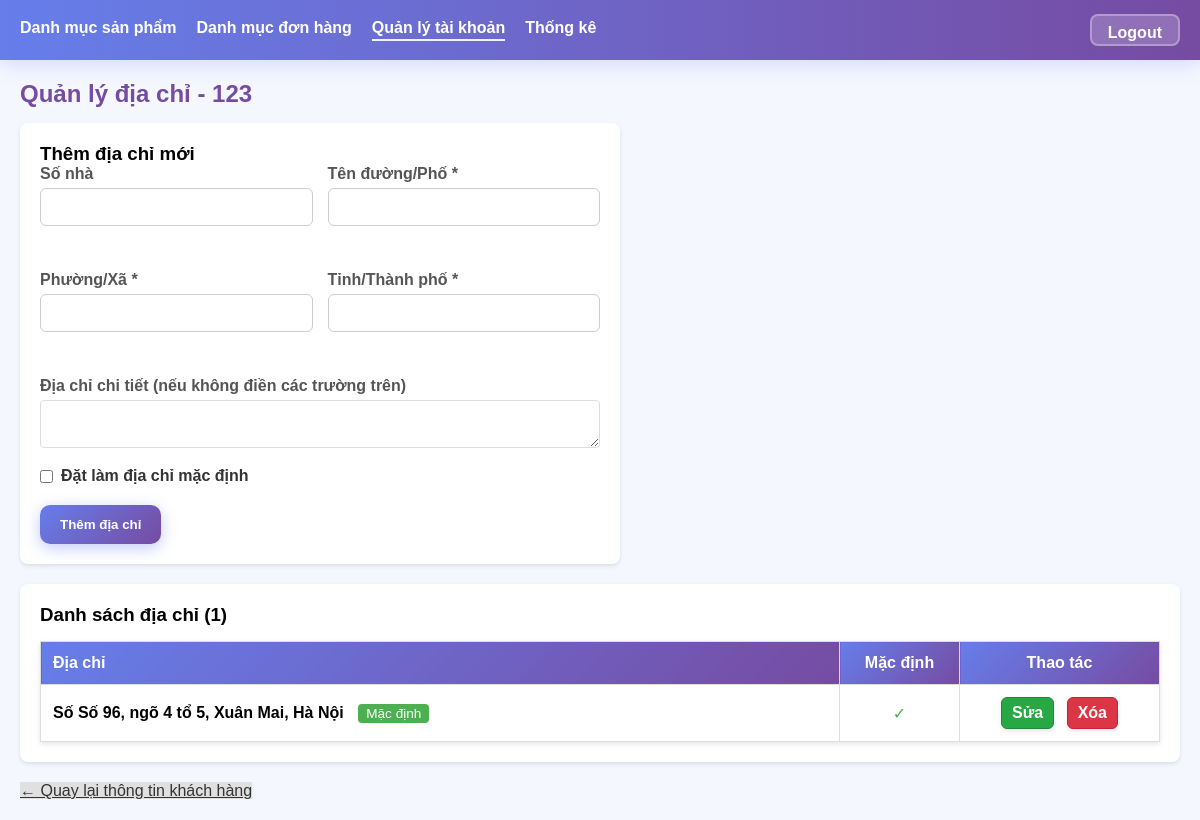
Page /admin/manage_addresses.php?khach_hang_id=1 (signed in) on the committed database.
### tables this page shows
CREATE TABLE `khach_hang` (
  `id` int(11) NOT NULL,
  `user_id` int(11) DEFAULT NULL,
  `ho_ten` varchar(100) NOT NULL,
  `so_dien_thoai` varchar(20) NOT NULL,
  `email` varchar(100) DEFAULT NULL,
  `created_at` datetime DEFAULT current_timestamp()
);

CREATE TABLE `dia_chi` (
  `id` int(11) NOT NULL,
  `khach_hang_id` int(11) NOT NULL,
  `dia_chi_chi_tiet` text DEFAULT NULL COMMENT 'Địa chỉ chi tiết (có thể chứa số nhà và tên đường nếu chưa tách)',
  `so_nha` varchar(50) DEFAULT NULL COMMENT 'Số nhà',
  `ten_duong` varchar(200) DEFAULT NULL COMMENT 'Tên đường/phố',
  `phuong_xa` varchar(100) DEFAULT NULL COMMENT 'Phường/Xã',
  `tinh_thanh` varchar(100) DEFAULT NULL COMMENT 'Tỉnh/Thành phố',
  `mac_dinh` tinyint(1) DEFAULT 0,
  `created_at` datetime DEFAULT current_timestamp()
);

### classes/autoload.php (called while the page is built, shortened)
<?php
spl_autoload_register(function ($class) {
    $baseDir = __DIR__ . '/';
    $classMap = [
        'Database' => 'Database.php',
        'SanPham' => 'SanPham.php',
        'KhachHang' => 'KhachHang.php',
        'DiaChi' => 'DiaChi.php',
        'DonHang' => 'DonHang.php',
        'DonHangChiTiet' => 'DonHangChiTiet.php',
        'SanPhamRepository' => 'repositories/SanPhamRepository.php',
        'KhachHangRepository' => 'repositories/KhachHangRepository.php',
        'DiaChiRepository' => 'repositories/DiaChiRepository.php',
        'DonHangRepository' => 'repositories/DonHangRepository.php',
        'StatisticsService' => 'services/StatisticsService.php',
        'InvoiceGenerator' => 'services/InvoiceGenerator.php',
    ];
});

### classes/Database.php (called while the page is built, shortened)
<?php
class Database {
    private static $instance = null;
    private $connection;
    private function __construct() {
        try {
            $this->connection = new PDO(
                "mysql:host=" . DATABASE_SERVER . ";dbname=" . DATABASE_NAME . ";charset=utf8mb4",
                DATABASE_USER,
                DATABASE_PASSWORD,
                [
                    PDO::ATTR_ERRMODE => PDO::ERRMODE_EXCEPTION,
                    PDO::ATTR_DEFAULT_FETCH_MODE => PDO::FETCH_ASSOC,
                    PDO::ATTR_EMULATE_PREPARES => false
                ]
            );
        } catch(PDOException $e) {
            throw new Exception("Connection failed: " . $e->getMessage());
        }
    }
    public static function getInstance() {
        if (self::$instance === null) {
            self::$instance = new self();
        }
        return self::$instance;
    }
    public function getConnection() {
        return $this->connection;
    }
}

### classes/repositories/KhachHangRepository.php (called while the page is built, shortened)
<?php
require_once __DIR__ . '/../Database.php';
require_once __DIR__ . '/../KhachHang.php';
class KhachHangRepository {
    private $db;
    public function __construct() {
        $this->db = Database::getInstance()->getConnection();
    }
    public function findById($id) {
        $sql = 'SELECT * FROM khach_hang WHERE id = :id';
        $stmt = $this->db->prepare($sql);
        $stmt->execute([':id' => $id]);
        $row = $stmt->fetch();
        return $row ? $this->mapToObject($row) : null;
    }
    private function mapToObject($row) {
        return new KhachHang(
            $row['id'],
            $row['ho_ten'],
            $row['so_dien_thoai'],
            $row['email'] ?? null,
            $row['created_at'] ?? null
        );
    }
}

### classes/KhachHang.php (called while the page is built, shortened)
<?php
class KhachHang {
    private $ho_ten;
    public function __construct($id = null, $ho_ten = null, $so_dien_thoai = null, $email = null, $created_at = null) {
        $this->ho_ten = $ho_ten;
    }
    public function getHoTen() { return $this->ho_ten; }
}

### classes/repositories/DiaChiRepository.php (called while the page is built, shortened)
<?php
require_once __DIR__ . '/../Database.php';
require_once __DIR__ . '/../DiaChi.php';
class DiaChiRepository {
    private $db;
    public function __construct() {
        $this->db = Database::getInstance()->getConnection();
    }
    public function findAllByKhachHangId($khach_hang_id) {
        $sql = 'SELECT * FROM dia_chi WHERE khach_hang_id = :khach_hang_id ORDER BY mac_dinh DESC, created_at DESC';
        $stmt = $this->db->prepare($sql);
        $stmt->execute([':khach_hang_id' => $khach_hang_id]);
        $rows = $stmt->fetchAll();
        $results = [];
        foreach ($rows as $row) {
            $results[] = $this->mapToObject($row);
        }
        return $results;
    }
    private function mapToObject($row) {
        return new DiaChi(
            $row['id'],
            $row['khach_hang_id'],
            $row['dia_chi_chi_tiet'] ?? null,
            $row['so_nha'] ?? null,
            $row['ten_duong'] ?? null,
            $row['phuong_xa'] ?? null,
            $row['tinh_thanh'] ?? null,
            $row['mac_dinh'] ?? 0,
            $row['created_at'] ?? null
        );
    }
}

### classes/DiaChi.php (called while the page is built, shortened)
<?php
class DiaChi {
    private $id;
    private $so_nha;
    private $ten_duong;
    private $phuong_xa;
    private $tinh_thanh;
    private $mac_dinh;
    public function __construct($id = null, $khach_hang_id = null, $dia_chi_chi_tiet = null,
                                $so_nha = null, $ten_duong = null, $phuong_xa = null,
                                $tinh_thanh = null,
                                $mac_dinh = 0, $created_at = null) {
        $this->id = $id;
        $this->so_nha = $so_nha;
        $this->ten_duong = $ten_duong;
        $this->phuong_xa = $phuong_xa;
        $this->tinh_thanh = $tinh_thanh;
        $this->mac_dinh = $mac_dinh;
    }
    public function getId() { return $this->id; }
    public function getMacDinh() { return $this->mac_dinh; }
    public function getDiaChiDayDu() {
        $parts = array_filter([
            $this->so_nha ? 'Số ' . $this->so_nha : null,
            $this->ten_duong,
            $this->phuong_xa,
            $this->tinh_thanh
        ]);
        return implode(', ', $parts);
    }
}

### admin/manage_addresses.php (the view, shortened to what this page needs)
<?php
$khach_hang_id = isset($_GET['khach_hang_id']) ? intval($_GET['khach_hang_id']) : 0;
$khachHangRepo = new KhachHangRepository();
$khachHang = $khachHangRepo->findById($khach_hang_id);
$diaChiRepo = new DiaChiRepository();
$editing_id = isset($_GET['edit']) ? intval($_GET['edit']) : 0;
$editing_diaChi = null;
$diaChiList = $diaChiRepo->findAllByKhachHangId($khach_hang_id);
?>
<!doctype html>
<html lang="vi">
<head>
  <link rel="stylesheet" href="../CSS/styles_admin.css">
</head>
<body>
  <div class="navbar">
    <div class="menu">
      <a href="san_pham_admin.php">Danh mục sản phẩm</a>
      <a href="don_hang_admin.php">Danh mục đơn hàng</a>
      <a href="user_admin.php" class="active">Quản lý tài khoản</a>
      <a href="thong_ke_doanh_thu.php">Thống kê</a>
    </div>
    <a href="../auth/logout.php" class="logout-btn">Logout</a>
  </div>
  <div class="container">
    <h2>Quản lý địa chỉ - <?= htmlspecialchars($khachHang->getHoTen()) ?></h2>
    <div class="form-container" style="margin-bottom: 20px;">
      <h3><?= $editing_id > 0 ? 'Sửa địa chỉ' : 'Thêm địa chỉ mới' ?></h3>
      <form method="post">
        <div class="address-form-grid">
          <div class="form-group">
            <label class="form-label">Số nhà</label>
            <input type="text" name="so_nha" value="<?= htmlspecialchars($_POST['so_nha'] ?? $editing_diaChi?->getSoNha() ?? '') ?>"
                   class="form-input">
          </div>
          <div class="form-group">
            <label class="form-label">Tên đường/Phố *</label>
            <input type="text" name="ten_duong" value="<?= htmlspecialchars($_POST['ten_duong'] ?? $editing_diaChi?->getTenDuong() ?? '') ?>"
                   required class="form-input">
          </div>
          <div class="form-group">
            <label class="form-label">Phường/Xã *</label>
            <input type="text" name="phuong_xa" value="<?= htmlspecialchars($_POST['phuong_xa'] ?? $editing_diaChi?->getPhuongXa() ?? '') ?>"
                   required class="form-input">
          </div>
          <div class="form-group">
            <label class="form-label">Tỉnh/Thành phố *</label>
            <input type="text" name="tinh_thanh" value="<?= htmlspecialchars($_POST['tinh_thanh'] ?? $editing_diaChi?->getTinhThanh() ?? '') ?>"
                   required class="form-input">
          </div>
        </div>
        <div class="form-group">
          <label class="form-label">Địa chỉ chi tiết (nếu không điền các trường trên)</label>
          <textarea name="dia_chi_chi_tiet" rows="2" class="form-textarea"><?= htmlspecialchars($_POST['dia_chi_chi_tiet'] ?? $editing_diaChi?->getDiaChiChiTiet() ?? '') ?></textarea>
        </div>
        <div class="form-group">
          <label class="checkbox-label">
            <input type="checkbox" name="mac_dinh" value="1" <?= ($_POST['mac_dinh'] ?? $editing_diaChi?->getMacDinh() ?? 0) ? 'checked' : '' ?>>
            <span>Đặt làm địa chỉ mặc định</span>
          </label>
        </div>
        <div class="form-actions">
          <button type="submit" class="btn-add-new"><?= $editing_id > 0 ? 'Cập nhật' : 'Thêm địa chỉ' ?></button>
        </div>
      </form>
    </div>
    <div class="address-list-container">
      <h3>Danh sách địa chỉ (<?= count($diaChiList) ?>)</h3>
      <?php if (empty($diaChiList)): ?>
        <p class="empty-message">Chưa có địa chỉ nào</p>
      <?php else: ?>
        <table class="address-table">
          <thead>
            <tr>
              <th>Địa chỉ</th>
              <th class="center" style="width: 120px;">Mặc định</th>
              <th class="center" style="width: 200px;">Thao tác</th>
            </tr>
          </thead>
          <tbody>
            <?php foreach ($diaChiList as $dc): ?>
            <tr>
              <td>
                <strong><?= htmlspecialchars($dc->getDiaChiDayDu()) ?></strong>
                <?php if ($dc->getMacDinh()): ?>
                  <span class="address-default-badge">Mặc định</span>
                <?php endif; ?>
              </td>
              <td class="center">
                <?php if ($dc->getMacDinh()): ?>
                  <span style="color: #4caf50;">✓</span>
                <?php else: ?>
                  <a href="manage_addresses.php?khach_hang_id=<?= $khach_hang_id ?>&set_default=<?= $dc->getId() ?>"
                     onclick="return confirm('Đặt địa chỉ này làm mặc định?')"
                     class="address-link">Đặt mặc định</a>
                <?php endif; ?>
              </td>
              <td class="center">
                <a href="manage_addresses.php?khach_hang_id=<?= $khach_hang_id ?>&edit=<?= $dc->getId() ?>"
                   class="btn btn-info">Sửa</a>
                <a href="manage_addresses.php?khach_hang_id=<?= $khach_hang_id ?>&delete=<?= $dc->getId() ?>"
                   class="btn btn-danger"
                   onclick="return confirm('Bạn có chắc chắn muốn xóa địa chỉ này?')">Xóa</a>
              </td>
            </tr>
            <?php endforeach; ?>
          </tbody>
        </table>
      <?php endif; ?>
    </div>
    <div style="margin-top: 20px;">
      <a href="edit_customer.php?id=<?= $khach_hang_id ?>" class="btn btn-secondary">
        ← Quay lại thông tin khách hàng
      </a>
    </div>
  </div>
</body>
</html>

### CSS/styles_admin.css (style rules this page uses)
* { box-sizing: border-box; margin: 0; padding: 0; font-family: Arial, sans-serif; }
:root { --admin-bg: #f5f7ff; --admin-panel: #ffffff; --admin-primary: #667eea; --admin-primary-700: #764ba2; --admin-accent: #9c88ff; --admin-gradient: linear-gradient(135deg, #667eea 0%, #764ba2 100%); --admin-gradient-horizontal: linear-gradient(90deg, #667eea 0%, #764ba2 100%); }
body { background-color: var(--admin-bg); }
.navbar { position: sticky; top: 0; z-index: 1000; background: var(--admin-gradient-horizontal); padding: 14px 20px; display: flex; justify-content: space-between; align-items: center; box-shadow: 0 4px 20px rgba(102, 126, 234, 0.25); }
.navbar .menu { display: flex; gap: 20px; }
.navbar a { text-decoration: none; color: #ffffff; font-weight: 700; transition: 0.18s ease; padding-bottom: 2px; }
.navbar a.active { border-bottom: 2px solid rgba(255,255,255,0.9); }
.logout-btn { background: rgba(255, 255, 255, 0.2); border: 2px solid rgba(255, 255, 255, 0.3); color: white; padding: 8px 16px; border-radius: 8px; cursor: pointer; font-weight: 600; transition: all 0.3s ease; text-decoration: none; backdrop-filter: blur(10px); }
.container { padding: 20px; }
h2 { margin-bottom: 15px; color: var(--admin-primary-700); }
table { width: 100%; border-collapse: collapse; background-color: #fff; box-shadow: 0 2px 5px rgba(0,0,0,0.1); }
th, td { padding: 12px; text-align: left; border-bottom: 1px solid #ddd; }
th { background-color: var(--admin-primary-700); color: white; }
.btn-add-new { margin-top: 0; background: var(--admin-gradient); border: none; color: #fff; padding: 12px 20px; border-radius: 10px; cursor: pointer; font-weight: 700; float: right; transition: all 0.3s ease; text-decoration: none; box-shadow: 0 4px 15px rgba(102, 126, 234, 0.4); }
th { background: var(--admin-gradient) !important; color: white !important; }
label { display: block; margin-bottom: 6px; font-weight: bold; color: #333; }
input[type="text"], input[type="number"], input[type="file"] { width: 100%; padding: 10px; margin-bottom: 15px; border: 1px solid #ccc; border-radius: 6px; font-size: 14px; }
td a.btn { text-decoration: none; font-weight: 700; padding: 6px 10px; border-radius: 6px; margin: 0 4px; display: inline-block; box-shadow: 0 2px 4px rgba(0, 0, 0, 0.1); transition: background 0.2s, transform 0.2s; }
.btn-info { color: #ffffff; background-color: var(--success, #28a745); border: 1px solid var(--success, #218838); }
.btn-danger { color: #ffffff; background-color: var(--danger, #dc3545); border: 1px solid var(--danger, #c82333); }
.form-container { background: #fff; padding: 20px; border-radius: 8px; box-shadow: 0 2px 4px rgba(0,0,0,0.1); max-width: 600px; }
.form-group { margin-bottom: 15px; }
.form-label { display: block; margin-bottom: 5px; font-weight: bold; color: #555; }
.form-input { width: 100%; padding: 8px; border: 1px solid #ddd; border-radius: 4px; }
.form-actions { margin-top: 20px; display: flex; gap: 10px; }
.btn-secondary { background: #e0e0e0; color: #333; }
.address-form-grid { display: grid; grid-template-columns: 1fr 1fr; gap: 15px; margin-bottom: 15px; }
.form-textarea { width: 100%; padding: 8px; border: 1px solid #ddd; border-radius: 4px; resize: vertical; }
.checkbox-label { display: flex; align-items: center; gap: 8px; cursor: pointer; }
.address-list-container { background: #fff; padding: 20px; border-radius: 8px; box-shadow: 0 2px 4px rgba(0,0,0,0.1); }
.address-table { width: 100%; border-collapse: collapse; margin-top: 15px; }
.address-table thead tr { background: #f5f5f5; }
.address-table th, .address-table td { padding: 12px; border: 1px solid #ddd; }
.address-table th { text-align: left; }
.address-table th.center, .address-table td.center { text-align: center; }
.address-default-badge { margin-left: 10px; padding: 2px 8px; background: #4caf50; color: white; border-radius: 4px; font-size: 0.85em; }

### rows in the picture
khach_hang: ho_ten "123"
dia_chi: DiaChiDayDu "Số Số 96, ngõ 4 tổ 5, Xuân Mai, Hà Nội", mac_dinh "Mặc định"

### other values in the picture
count($diaChiList) "1"
